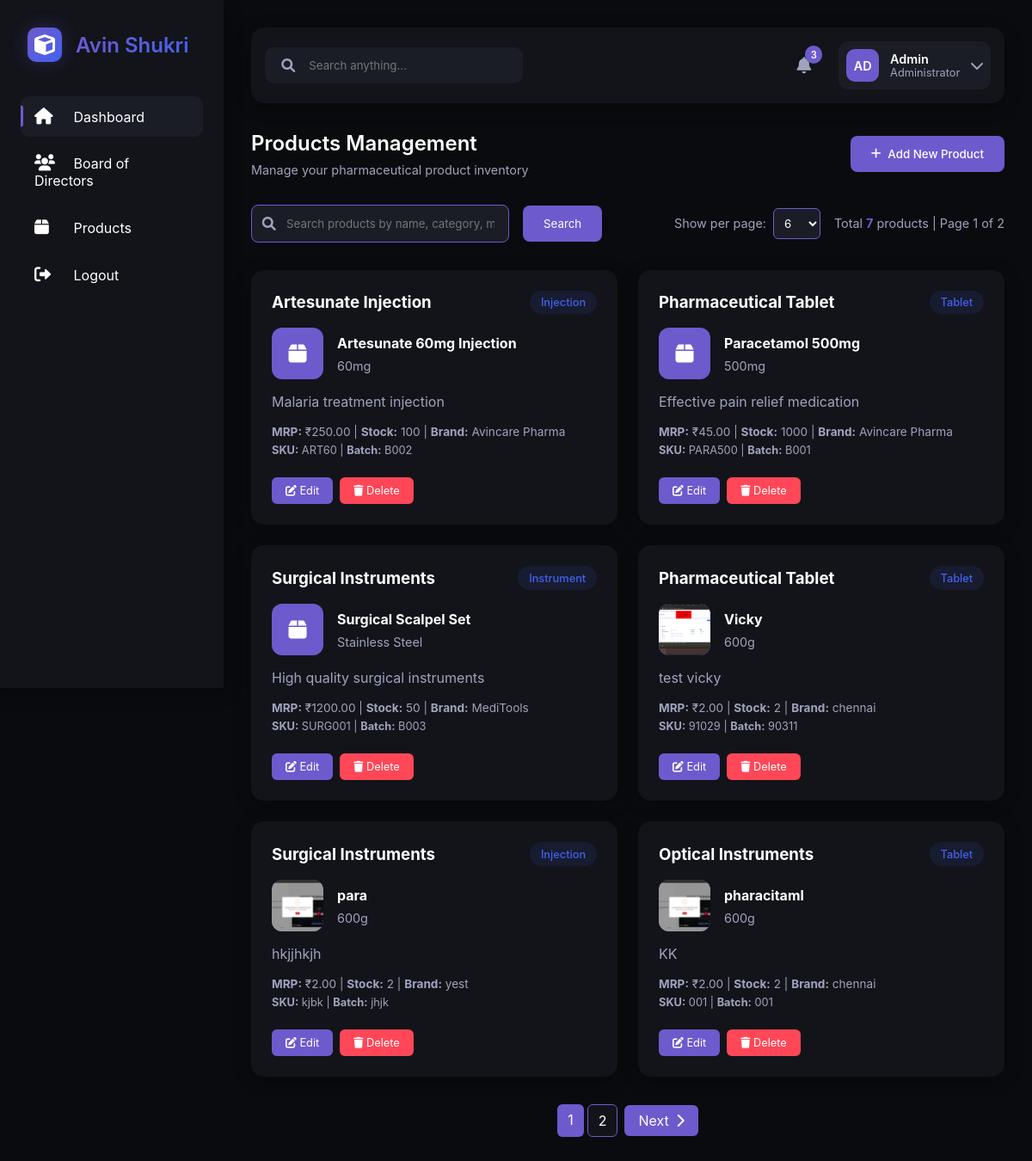
Screenshot of /products_page/ (signed in) with the database file from the repository.
### members/models.py (models this page shows, shortened)
class Product(models.Model):
    CATEGORY_CHOICES = [
        ('pharmaceutical_tablet', 'Pharmaceutical Tablet'),
        ('artesunate_injection', 'Artesunate Injection'),
        ('surgical_instruments', 'Surgical Instruments'),
        ('ibuprofen', 'Ibuprofen'),
        ('desi_chicks', 'Desi Chicks'),
        ('optical_instruments', 'Optical Instruments'),
        ('amoxicillin_syrup', 'Amoxicillin Syrup'),
        ('ceftriaxone', 'Ceftriaxone'),
        ('pantoprazole', 'Pantoprazole'),
    ]
    WAREHOUSE_CHOICES = [
        ('chennai', 'Chennai Main'),
        ('mumbai', 'Mumbai Branch'),
        ('delhi', 'Delhi Branch'),
        ('bangalore', 'Bangalore Branch'),
    ]
    STORAGE_CHOICES = [
        ('room_temperature', 'Room Temperature'),
        ('refrigerated', 'Refrigerated (2-8°C)'),
        ('frozen', 'Frozen (-18°C or below)'),
        ('cool_dry', 'Cool & Dry'),
    ]
    name = models.CharField(max_length=200)
    category = models.CharField(max_length=50, choices=CATEGORY_CHOICES)
    type = models.CharField(max_length=100, blank=True, null=True)
    strength = models.CharField(max_length=100, blank=True, null=True)
    mrp_price = models.DecimalField(max_digits=10, decimal_places=2, blank=True, null=True)
    trade_price = models.DecimalField(max_digits=10, decimal_places=2, blank=True, null=True)
    retail_price = models.DecimalField(max_digits=10, decimal_places=2, blank=True, null=True)
    stock = models.IntegerField(default=0)
    reorder_level = models.IntegerField(default=10)
    min_order_quantity = models.IntegerField(default=1)
    max_order_quantity = models.IntegerField(default=100)
    manufacturer = models.CharField(max_length=200, blank=True, null=True)
    brand = models.CharField(max_length=200, blank=True, null=True)
    sku = models.CharField(max_length=100, blank=True, null=True)
    batch_number = models.CharField(max_length=100, blank=True, null=True)
    composition = models.TextField(blank=True, null=True)
    description = models.TextField(blank=True, null=True)
    expiry_date = models.DateField(blank=True, null=True)
    shelf_life = models.IntegerField(blank=True, null=True)
    warehouse_location = models.CharField(max_length=20, choices=WAREHOUSE_CHOICES, blank=True, null=True)
    storage_conditions = models.CharField(max_length=20, choices=STORAGE_CHOICES, blank=True, null=True)
    product_image = models.ImageField(upload_to='products/', blank=True, null=True)
    created_at = models.DateTimeField(auto_now_add=True)
    updated_at = models.DateTimeField(auto_now=True)
    class Meta:
        ordering = ['name']

### members/views.py (the view)
# urls.py: path('products_page/', views.products_page, name='products_page'),
def products_page(request):
    if not request.user.is_authenticated or not (request.user.is_superuser or request.user.is_staff):
        return redirect('login')
    search_query = request.GET.get('search', '')
    page = request.GET.get('page', 1)
    per_page = request.GET.get('per_page', 6)
    try:
        per_page = int(per_page)
        if per_page not in [6, 12, 24, 48]:
            per_page = 6
    except (ValueError, TypeError):
        per_page = 6
    if search_query:
        from django.db.models import Q
        products = Product.objects.filter(
            Q(name__icontains=search_query) |
            Q(category__icontains=search_query) |
            Q(type__icontains=search_query) |
            Q(manufacturer__icontains=search_query) |
            Q(brand__icontains=search_query) |
            Q(sku__icontains=search_query) |
            Q(description__icontains=search_query)
        )
    else:
        products = Product.objects.all()
    paginator = Paginator(products, per_page)
    try:
        products_page = paginator.page(page)
    except PageNotAnInteger:
        products_page = paginator.page(1)
    except EmptyPage:
        products_page = paginator.page(paginator.num_pages)
    context = {
        'products': products_page,
        'search_query': search_query,
        'total_products': products.count(),
        'per_page': per_page,
        'per_page_options': [6, 12, 24, 48],
    }
    return render(request, 'admin/products_page.html', context)

### members/templates/admin/products_page.html (shortened to what this page needs)
{% extends 'admin/admin_base.html' %}
{% load static %}
{% block content %}
<div class="section-header" style="display: flex; justify-content: space-between; align-items: center; margin-bottom: 2rem;">
    <div>
        <h2>Products Management</h2>
        <p>Manage your pharmaceutical product inventory</p>
    </div>
    <button class="settings-btn" onclick="openProductModal()" style="display: inline-flex; align-items: center; gap: 0.5rem; padding: 0.8rem 1.5rem; background: var(--accent-primary); color: white; border: none; border-radius: 8px; font-weight: 500; cursor: pointer; transition: all 0.3s ease;">
        <i class="fas fa-plus"></i>
        Add New Product
    </button>
</div>
<div style="display: flex; justify-content: space-between; align-items: center; margin-bottom: 2rem; gap: 1rem; flex-wrap: wrap;">
    <div style="display: flex; align-items: center; gap: 1rem;">
        <div style="position: relative; flex: 1; min-width: 300px;">
            <input type="text"
                   id="searchInput"
                   value="{{ search_query }}"
                   placeholder="Search products by name, category, manufacturer, brand, SKU..."
                   style="width: 100%; padding: 0.8rem 1rem 0.8rem 2.5rem; background: var(--bg-tertiary); border: 1px solid var(--accent-primary); border-radius: 8px; color: var(--text-primary);">
            <i class="fas fa-search" style="position: absolute; left: 0.8rem; top: 50%; transform: translateY(-50%); color: var(--text-secondary);"></i>
        </div>
        <button onclick="searchProducts()" style="padding: 0.8rem 1.5rem; background: var(--accent-primary); color: white; border: none; border-radius: 8px; cursor: pointer;">
            Search
        </button>
    </div>
    <div style="display: flex; align-items: center; gap: 1rem; color: var(--text-secondary); font-size: 0.9rem;">
        <div style="display: flex; align-items: center; gap: 0.5rem;">
            <label for="perPageSelect">Show per page:</label>
            <select id="perPageSelect"
                    onchange="changePerPage()"
                    style="padding: 0.5rem; background: var(--bg-tertiary); border: 1px solid var(--accent-primary); border-radius: 6px; color: var(--text-primary);">
                {% for option in per_page_options %}
                <option value="{{ option }}" {% if per_page == option %}selected{% endif %}>{{ option }}</option>
                {% endfor %}
            </select>
        </div>
        <div>
            {% if search_query %}
            Found <strong style="color: var(--accent-primary);">{{ total_products }}</strong> products matching "{{ search_query }}"
            {% else %}
            Total <strong style="color: var(--accent-primary);">{{ total_products }}</strong> products
            {% endif %}
            {% if products.has_other_pages %}
            | Page {{ products.number }} of {{ products.paginator.num_pages }}
            {% endif %}
        </div>
    </div>
</div>
<div class="projects-grid">
    {% for product in products %}
    <div class="project-card glow">
        <div class="project-header">
            <h3>{{ product.get_category_display }}</h3>
            <span class="status in-progress">{{ product.type }}</span>
        </div>
        <div style="display: flex; align-items: center; gap: 1rem; margin-bottom: 1rem;">
            <div class="profile-avatar" style="width: 60px; height: 60px; background: var(--accent-primary); border-radius: 12px; display: flex; align-items: center; justify-content: center;">
                {% if product.product_image %}
                    <img src="{{ product.product_image.url }}" alt="{{ product.name }}" style="width: 100%; height: 100%; object-fit: cover; border-radius: 12px;">
                {% else %}
                    <i class="fas fa-box" style="color: white; font-size: 1.5rem;"></i>
                {% endif %}
            </div>
            <div>
                <h4 style="margin: 0; color: var(--text-primary);">{{ product.name }}</h4>
                <p style="margin: 0.5rem 0 0 0; color: var(--text-secondary); font-size: 0.9rem;">{{ product.strength }}</p>
            </div>
        </div>
        {% if product.description %}
        <div style="margin-bottom: 1rem;">
            <p style="margin: 0; color: var(--text-secondary);">{{ product.description|truncatewords:20 }}</p>
        </div>
        {% endif %}
        <div style="margin-bottom: 1rem;">
            <p style="margin: 0; color: var(--text-secondary); font-size: 0.85rem; line-height: 1.4;">
                {% if product.mrp_price %}<strong>MRP:</strong> ₹{{ product.mrp_price }}{% endif %}
                {% if product.stock %} | <strong>Stock:</strong> {{ product.stock }}{% endif %}
                {% if product.manufacturer %} | <strong>Brand:</strong> {{ product.manufacturer }}{% endif %}
            </p>
            {% if product.sku %}
            <p style="margin: 0.25rem 0 0 0; color: var(--text-secondary); font-size: 0.8rem;">
                <strong>SKU:</strong> {{ product.sku }}
                {% if product.batch_number %} | <strong>Batch:</strong> {{ product.batch_number }}{% endif %}
            </p>
            {% endif %}
        </div>
        <div class="project-meta">
            <div style="display: flex; gap: 0.5rem;">
                <button onclick="editProduct({{ product.id }})" style="padding: 0.5rem 1rem; background: var(--accent-primary); color: white; border: none; border-radius: 6px; cursor: pointer; font-size: 0.8rem;">
                    <i class="fas fa-edit"></i> Edit
                </button>
                <button onclick="deleteProduct({{ product.id }})" style="padding: 0.5rem 1rem; background: var(--danger); color: white; border: none; border-radius: 6px; cursor: pointer; font-size: 0.8rem;">
                    <i class="fas fa-trash"></i> Delete
                </button>
            </div>
        </div>
    </div>
    {% endfor %}
</div>
{% if products.has_other_pages %}
<div style="display: flex; justify-content: center; align-items: center; gap: 0.5rem; margin-top: 2rem;">
    <span style="display: flex; gap: 0.25rem;">
        {% for num in products.paginator.page_range %}
            {% if products.number == num %}
                <span style="padding: 0.5rem 0.75rem; background: var(--accent-primary); color: white; border-radius: 6px;">{{ num }}</span>
            {% elif num > products.number|add:'-3' and num < products.number|add:'3' %}
                <a href="?page={{ num }}&search={{ search_query }}&per_page={{ per_page }}"
                   style="padding: 0.5rem 0.75rem; background: var(--bg-secondary); color: var(--text-primary); text-decoration: none; border: 1px solid var(--accent-primary); border-radius: 6px;">
                    {{ num }}
                </a>
            {% endif %}
        {% endfor %}
    </span>
    {% if products.has_next %}
        <a href="?page={{ products.next_page_number }}&search={{ search_query }}&per_page={{ per_page }}"
           style="padding: 0.5rem 1rem; background: var(--accent-primary); color: white; text-decoration: none; border-radius: 6px; display: flex; align-items: center; gap: 0.5rem;">
            Next <i class="fas fa-chevron-right"></i>
        </a>
    {% endif %}
</div>
{% endif %}
{% endblock %}

### members/templates/admin/admin_base.html (style rules this page uses)
:root { --bg-primary: #0a0b0e; --bg-secondary: #12141a; --bg-tertiary: #1a1d25; --text-primary: #ffffff; --text-secondary: #a0a3bd; --accent-primary: #6d5acd; --accent-secondary: #4361ee; --danger: #ff4757; --success: #2ed573; --warning: #ffa502; --card-shadow: 0 4px 20px rgba(0, 0, 0, 0.3); --neon-glow: 0 0 20px rgba(109, 90, 205, 0.3); --transition-speed: 0.3s; --gradient-primary: linear-gradient(135deg, var(--accent-primary), var(--accent-secondary)); --gradient-glow: linear-gradient(135deg, rgba(109, 90, 205, 0.4), rgba(67, 97, 238, 0.4)); }
* { margin: 0; padding: 0; box-sizing: border-box; font-family: 'Inter', -apple-system, BlinkMacSystemFont, sans-serif; }
body { background: var(--bg-primary); color: var(--text-primary); min-height: 100vh; overflow-x: hidden; transition: background-color var(--transition-speed); }
.settings-btn { padding: 6px 12px; border-radius: 6px; background: transparent; border: 1px solid var(--border-color); color: var(--text-color); display: flex; align-items: center; gap: 6px; cursor: pointer; transition: all 0.2s; }
.profile-avatar { width: 38px; height: 38px; background: var(--accent-primary); border-radius: 10px; display: flex; align-items: center; justify-content: center; }
.glow { position: relative; box-shadow: var(--card-shadow); }
.glow::after { content: ''; position: absolute; top: 0; left: 0; right: 0; bottom: 0; border-radius: 15px; background: var(--gradient-glow); opacity: 0.1; z-index: -1; }
.projects-grid { display: grid; grid-template-columns: repeat(auto-fit, minmax(300px, 1fr)); gap: 1.5rem; margin-top: 1.5rem; }
.project-card { background: var(--bg-secondary); border-radius: 15px; padding: 1.5rem; box-shadow: var(--card-shadow); }
.project-header { display: flex; justify-content: space-between; align-items: center; margin-bottom: 1rem; }
.status { padding: 0.4rem 0.8rem; border-radius: 20px; font-size: 0.8rem; font-weight: 500; }
.status.in-progress { background: rgba(67, 97, 238, 0.1); color: var(--accent-secondary); }
.project-meta { margin-top: 1.5rem; display: flex; justify-content: space-between; align-items: center; }
.section-header h2 { color: var(--text-primary); font-size: 1.5rem; font-weight: 600; margin-bottom: 0.5rem; }
.section-header p { color: var(--text-secondary); font-size: 0.9rem; }

### rows the page displays
Product: category "Artesunate Injection", type "Injection", name "Artesunate 60mg Injection", strength "60mg", description "Malaria treatment injection", mrp_price "250.00", stock "100", manufacturer "Avincare Pharma", sku "ART60", batch_number "B002"
Product: category "Pharmaceutical Tablet", type "Tablet", name "Paracetamol 500mg", strength "500mg", description "Effective pain relief medication", mrp_price "45.00", stock "1000", manufacturer "Avincare Pharma", sku "PARA500", batch_number "B001"
Product: category "Surgical Instruments", type "Instrument", name "Surgical Scalpel Set", strength "Stainless Steel", description "High quality surgical instruments", mrp_price "1200.00", stock "50", manufacturer "MediTools", sku "SURG001", batch_number "B003"
Product: category "Pharmaceutical Tablet", type "Tablet", product_image (picture), name "Vicky", strength "600g", description "test vicky", mrp_price "2.00", stock "2", manufacturer "chennai", sku "91029", batch_number "90311"
Product: category "Surgical Instruments", type "Injection", product_image (picture), name "para", strength "600g", description "hkjjhkjh", mrp_price "2.00", stock "2", manufacturer "yest", sku "kjbk", batch_number "jhjk"
Product: category "Optical Instruments", type "Tablet", product_image (picture), name "pharacitaml", strength "600g", description "KK", mrp_price "2.00", stock "2", manufacturer "chennai", sku "001", batch_number "001"

### other values shown
{{ total_products }} "7"
{{ products.number }} "1"
{{ products.paginator.num_pages }} "2"
{{ num }} "1"
{{ num }} "2"
form field value "6"
